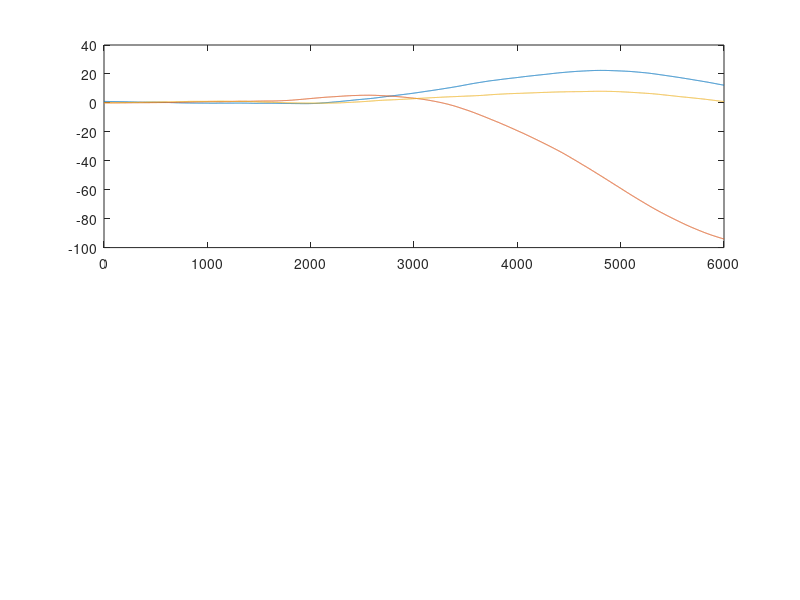

This chart was generated by the following MATLAB code: (Note: this script raises an error after producing the figure.)
% LM KF Class
% HW3 Problem 2
% 2018-11-25
% Implement Satellite Relative Navigation Tracking

%% Setting Parameters/Allocating vectors
clear all;
close all;

% sim time parameters
%%%%%%%%%%%%%%%%%%%%%%%%%%%%%
dt = 1; % in order for state equations to work dt needs to be in units of [sec]
t_start = 0;
t_end = 6000;
time = t_start:dt:t_end;

% truth parameters
%%%%%%%%%%%%%%%%%%%%%%%%%%%%%
orbit_period = 1.5*3600; % 1.5 hours*3600 seconds [sec]
n = 2*pi/orbit_period; % [rad/sec]
sigma_alpha = 1*(pi/180); % measurment noise 1-sigma in alpha [rad]
sigma_beta = 1*(pi/180); % measurement noise 1-sigma in beta [rad]
sigma_r = 2*(1/100); % measurment noise in range 1-sigma [meter]
sigma_proc = 1e-4; % process noise for all 3-axis 1-sigma [m/s^2]

% State Transition Matrix
A = [0     ,0   ,0    ,1    ,0   ,0;
     0     ,0   ,0    ,0    ,1   ,0;
     0     ,0   ,0    ,0    ,0   ,1;
     3*n^2 ,0   ,0    ,0    ,2*n ,0;
     0     ,0   ,0    ,-2*n ,0   ,0;
     0     ,0   ,-n^2 ,0    ,0   ,0;];
Phi = eye(6) + A*dt + A^2*(dt^2/2); % not sure if it should be A.^2 or A*A

% Process Noise
B = [0 ,0 ,0;
     0 ,0 ,0;
     0 ,0 ,0;
     1 ,0 ,0;
     0 ,1 ,0;
     0 ,0 ,1;];
W = sigma_proc^2*eye(3);
S = B*W*B';

% Measurment noise
R = [sigma_alpha^2 ,0            ,0         ;
     0             ,sigma_beta^2 ,0         ;
     0             ,0            ,sigma_r^2 ;];
 
% preallocating vectors
%%%%%%%%%%%%%%%%%%%%%%%%%%%%%%%
x = zeros(6,length(time)+1);
x_hat_prior = zeros(6,length(time)+1);
P_prior = zeros(6,6,length(time));
H = zeros(3,6);
H_kf = zeros(3,6);
y = zeros(3,length(time));
K = zeros(6,3,length(time));
e_meas = zeros(3, length(time));
 %% Run Simulation
 for k = 1:length(time)
     if k == 1
         % Initialize states
         %%%%%%%%%%%%%%%%%%%%%%%%%%%%%
         % initialize truth state
         x(:,k) = [1 0.1 0.1 0 0 0]'; % truth state [m,m,m,m/s,m/s,m/s]
         % initialize state estimate
         x_hat_prior(:,k) = x(:,k); % set initial estimate equal to truth
         % initialize covariance estimate
         P_prior(:,:,k) = 20*sigma_proc*eye(6);
     end
     
     % Propogate truth states
     %%%%%%%%%%%%%%%%%%%%%%%%%%%%%%%%%%%%%%
     x(:,k+1) = Phi*x(:,k)+B*randn(3,1)*sigma_proc;
     
     % Take in measurments
     %%%%%%%%%%%%%%%%%%%%%%%%%%%%%%%%%%%%%%
     % compute truth angles measured based off of truth staetes
     r = sqrt(x(1,k)^2+x(2,k)^2+x(3,k)^2);
     H(1,1) = x(3,k)/(x(1,k)^2 + x(3,k)^2);
     H(1,2) = 0;
     H(1,3) = -x(1,k)/(x(1,k)^2 + x(3,k)^2);
     H(2,1) = -(x(1,k)*x(2,k))/(r^2*sqrt(x(1,k)^2+x(3,k)^2));
     H(2,2) = sqrt(x(1,k)^2 + x(3,k)^2)/r^2;
     H(2,3) = -(x(2,k)*x(3,k))/(r^2*sqrt(x(1,k)^2+x(3,k)^2));
     H(3,1) = x(1,k)/r;
     H(3,2) = x(2,k)/r;
     H(3,3) = x(3,k)/r;
     % other elements of H equal 0 always since the elements are partial 
     % derivatives w.r.t. velocity components, and observations independent
     % of velocity
     
%      [atan(-x(3,k)./x(1,k)), asin(x(2,k)/norm(x(:,k))), norm(x(:,k)) ]'
% + [sigma_alpha*randn sigma_beta*randn sigma_r*randn]'
     y(:,k) =  H*x(:,k);
     
     % Calculate K gain
     %%%%%%%%%%%%%%%%%%%%%%%%%%%%%%%%%%%%%%
     % Calculate H_kf, using estimated state
     r_kf =  norm(x_hat_prior(:,k));
     H_kf(1,1) = x_hat_prior(3,k)/(x_hat_prior(1,k)^2 + x_hat_prior(3,k)^2);
     H_kf(1,2) = 0;
     H_kf(1,3) = -x_hat_prior(1,k)/(x_hat_prior(1,k)^2 + x_hat_prior(3,k)^2);
     H_kf(2,1) = -(x_hat_prior(1,k)*x_hat_prior(2,k))/(r_kf^2*sqrt(x_hat_prior(1,k)^2+x_hat_prior(3,k)^2));
     H_kf(2,2) = sqrt(x_hat_prior(1,k)^2 + x_hat_prior(3,k)^2)/r_kf^2;
     H_kf(2,3) = -(x_hat_prior(2,k)*x_hat_prior(3,k))/(r_kf^2*sqrt(x_hat_prior(1,k)^2+x_hat_prior(3,k)^2));
     H_kf(3,1) = x_hat_prior(1,k)/r_kf;
     H_kf(3,2) = x_hat_prior(2,k)/r_kf;
     H_kf(3,3) = x_hat_prior(3,k)/r_kf;
     % Calculate K
     K(:,:,k) = P_prior(:,:,k)*H_kf'*inv(H_kf*P_prior(:,:,k)*H_kf' + R);
     
     % Calculate innovation
     %%%%%%%%%%%%%%%%%%%%%%%%%%%%%%%%%%%%%%
     e_meas(:,k) = y(:,k) - H_kf*x_hat_prior(:,k);
     
     % Apply corrections
     %%%%%%%%%%%%%%%%%%%%%%%%%%%%%%%%%%%%%
     % update state posteriori
     x_hat_post(:,k) = x_hat_prior(:,k) + K(:,:,k)*e_meas(:,k);
     % update covariance posteriori
     P_post(:,:,k) = (eye(6) - K(:,:,k)*H_kf)*P_prior(:,:,k);
     % record error for plotting
     e_states(:,k) = x(:,k) - x_hat_post(:,k);
     
     % Propogate state and covariance to next time step (k+1)
     %%%%%%%%%%%%%%%%%%%%%%%%%%%%%%%%%%%%%%%%%%%%%%%%%%%%%%%%%%
     x_hat_prior(:,k+1) = Phi*x_hat_post(:,k);
     P_prior(:,:,k+1) = Phi*(P_post(:,:,k)+0.5*dt*S)*Phi' + 0.5*dt*S;
     
     % calculate one sigma values for x,y,z,x',y',z'
     one_sigma_x(k) = sqrt(P_post(1,1,k));
     one_sigma_y(k) = sqrt(P_post(2,2,k));
     one_sigma_z(k) = sqrt(P_post(3,3,k));
     one_sigma_x_prime(k) = sqrt(P_post(4,4,k));
     one_sigma_y_prime(k) = sqrt(P_post(5,5,k));
     one_sigma_z_prime(k) = sqrt(P_post(6,6,k));
 end
 
 %% Plots
 %%%%%%%%%%%%%%%%%%%%%%
figure()
ax = subplot(2,1,1);
plot(time,x(1:3,1:(end-1)));
hold on;
ax.ColorOrderIndex = 1;
% plot(time,x_hat_post(1:3,:),'--');
ylabel('Position (m)');
xlabel('Time (sec)');
legend('x','y','z','xHat','yHat','zHat');
ax = subplot(2,1,2);
plot(time,x(4:6,1:(end-1)));
hold on;
ax.ColorOrderIndex = 1;
% plot(time,x_hat_post(4:6,:),'--');
ylabel('Velocity (m/s)');
xlabel('Time (sec)');
legend('x','y','z','xHat','yHat','zHat');

figure()
subplot(2,1,1)
plot(time,y(1:2,:)*180/pi)
ylabel('Angles (deg)');
legend('alpha','beta')
subplot(2,1,2)
plot(time,y(3,:));
ylabel('Range (m)');

figure()
subplot(2,1,1)
plot(time,e_meas(1:2,:)*180/pi)
ylabel('Angles (deg)');
legend('alpha','beta')
subplot(2,1,2)
plot(time,e_meas(3,:));
ylabel('Range (m)');

 
 

